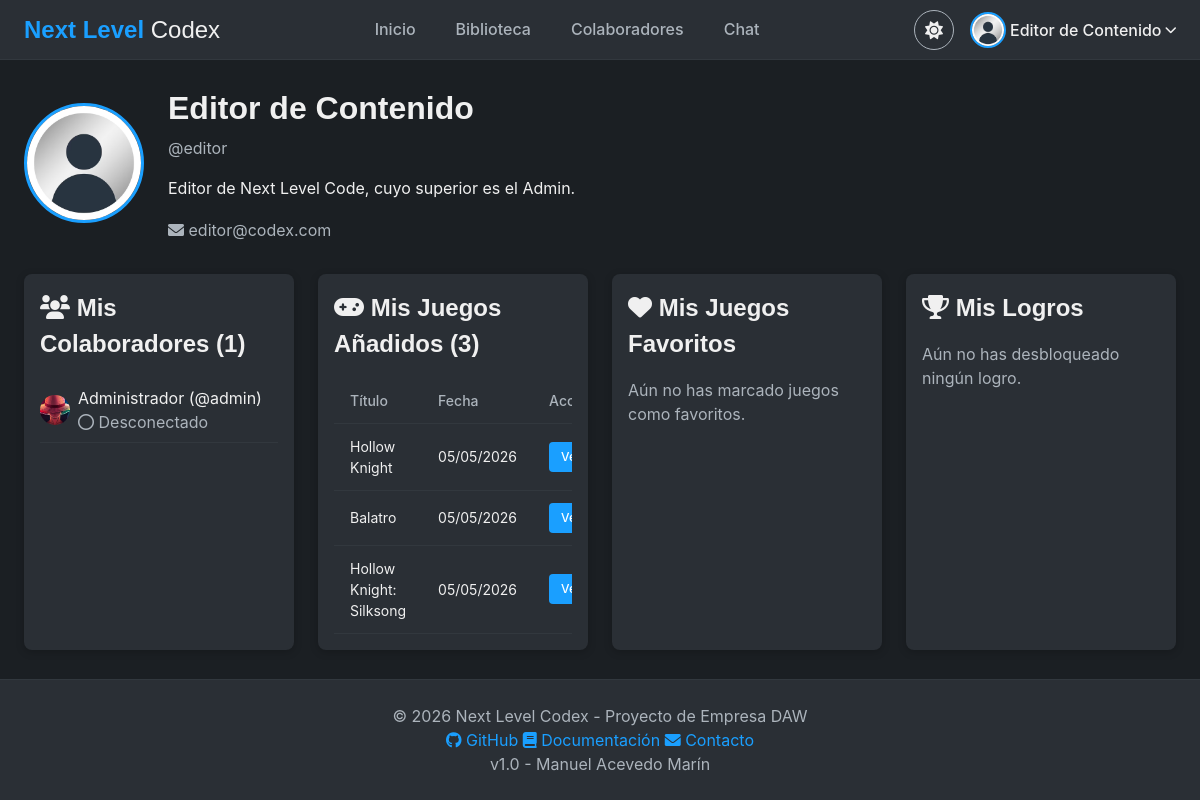
The page /vistas/perfil.php (signed in) on the database as committed earlier.
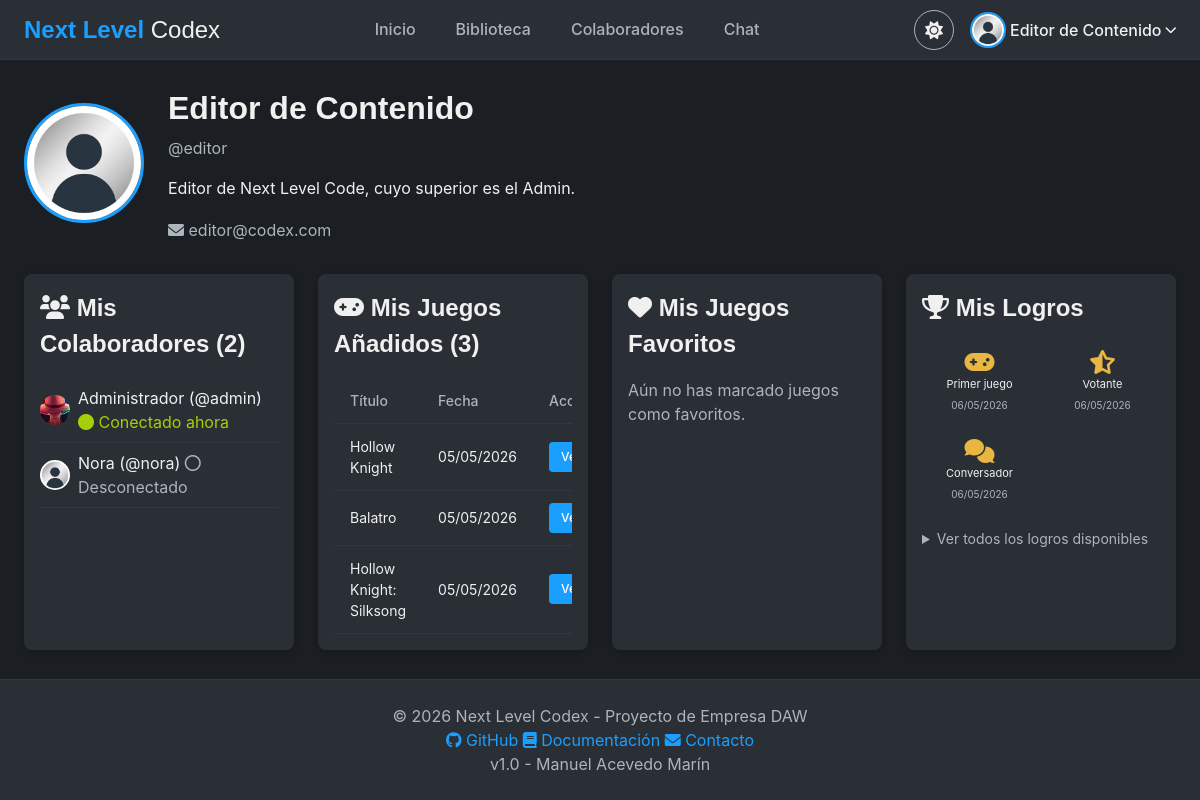
The same page on the database as committed later.
### tables this page shows
CREATE TABLE `usuarios` (
  `id` int(11) NOT NULL,
  `user` varchar(50) NOT NULL,
  `email` varchar(100) NOT NULL,
  `pass` varchar(255) NOT NULL,
  `nombre` varchar(100) NOT NULL,
  `level` int(11) NOT NULL DEFAULT 1 COMMENT '0=Admin, 1=Usuario normal',
  `amigos` text DEFAULT NULL,
  `ultima_conexion` datetime DEFAULT NULL,
  `conectado` int(11) DEFAULT 0,
  `ban_hasta` datetime DEFAULT NULL,
  `avatar` varchar(255) DEFAULT 'default.jpg' COMMENT 'Nombre del archivo de avatar',
  `bio` text DEFAULT NULL COMMENT 'Descripción del perfil',
  `idioma` varchar(5) DEFAULT 'es' COMMENT 'Idioma preferido (es / en)',
  `perfil_publico` tinyint(1) NOT NULL DEFAULT 0 COMMENT '1 = perfil visible para otros usuarios'
);

CREATE TABLE `juegos` (
  `id` int(11) NOT NULL,
  `titulo` varchar(150) NOT NULL,
  `desarrollador` varchar(100) DEFAULT NULL,
  `distribuidora` varchar(100) DEFAULT NULL,
  `fecha_lanzamiento` date DEFAULT NULL,
  `genero` varchar(50) DEFAULT NULL,
  `descripcion` text DEFAULT NULL,
  `portada` varchar(255) DEFAULT 'default_game.jpg',
  `mapa_imagen` varchar(255) DEFAULT NULL,
  `enlace_compra` varchar(500) DEFAULT NULL,
  `creador_id` int(11) NOT NULL,
  `fecha_creacion` datetime DEFAULT current_timestamp(),
  `tiene_items` tinyint(1) NOT NULL DEFAULT 0 COMMENT '1 = tiene elementos (armas, cartas...)',
  `nombre_items` varchar(50) DEFAULT 'Armas' COMMENT 'Nombre del tipo de elemento (Armas, Cartas, Hechizos...)',
  `tiene_personajes` tinyint(1) NOT NULL DEFAULT 0 COMMENT '1 = tiene personajes / NPCs',
  `tiene_mapa` tinyint(1) NOT NULL DEFAULT 0 COMMENT '1 = tiene mapa propio',
  `en_desarrollo` tinyint(1) NOT NULL DEFAULT 0,
  `trailer` varchar(500) DEFAULT NULL COMMENT 'Enlace al tráiler (YouTube, etc.)'
);

CREATE TABLE `logros_usuarios` (
  `id_usuario` int(11) NOT NULL,
  `id_logro` int(11) NOT NULL,
  `fecha_obtencion` datetime DEFAULT current_timestamp()
);

CREATE TABLE `logros` (
  `id` int(11) NOT NULL,
  `nombre` varchar(100) NOT NULL,
  `descripcion` varchar(255) NOT NULL,
  `icono` varchar(50) DEFAULT 'trophy',
  `criterio` varchar(255) NOT NULL COMMENT 'Descripción del requisito'
);

### vistas/perfil.php (the view, shortened to what the changed rows need)
<?php
include "../sec/sec.php";
$idioma = simplexml_load_file("../assets/locales/" . $_SESSION["idioma"] . ".xml");
$stmt = $db->prepare("SELECT id, user, nombre, email, avatar, bio, level, amigos, conectado FROM usuarios WHERE id = ?");
$stmt->bind_param("i", $_SESSION['id']);
$stmt->execute();
$usuario = $stmt->get_result()->fetch_assoc();
$colaboradores = [];
if (!empty($usuario['amigos'])) {
    $ids = array_filter(explode('#', $usuario['amigos']));
    if (count($ids) > 0) {
        $placeholders = implode(',', array_fill(0, count($ids), '?'));
        $stmt = $db->prepare("SELECT id, user, nombre, avatar, conectado FROM usuarios WHERE id IN ($placeholders)");
        $stmt->bind_param(str_repeat('i', count($ids)), ...$ids);
        $stmt->execute();
        $colaboradores = $stmt->get_result()->fetch_all(MYSQLI_ASSOC);
    }
}
$juegos = [];
if ($_SESSION['level'] <= 1) {
    $stmt = $db->prepare("SELECT id, titulo, fecha_creacion FROM juegos WHERE creador_id = ? ORDER BY fecha_creacion DESC");
    $stmt->bind_param("i", $_SESSION['id']);
    $stmt->execute();
    $juegos = $stmt->get_result()->fetch_all(MYSQLI_ASSOC);
}
include "../sec/header.php";
?>
<div class="main-container">
    <div class="perfil-header">
        <div class="perfil-info">
            <h1><?php echo htmlspecialchars($usuario['nombre']); ?></h1>
        </div>
    </div>
    <div class="perfil-secciones">
        <div class="card" style="flex: 1;">
            <div class="card-body">
                <h2><i class="fas fa-users"></i> <?= $idioma->palabras->perfil_misColaboradores ?>
                    (<?php echo count($colaboradores); ?>)</h2>
                <?php if (count($colaboradores) > 0): ?>
                    <div class="lista-colaboradores">
                        <?php foreach ($colaboradores as $col): ?>
                            <div class="colaborador-item">
                                <img src="../assets/img/avatars/<?php echo htmlspecialchars($col['avatar'] ?: 'default.jpg'); ?>"
                                    alt="Avatar" class="mini-avatar" onerror="this.src='../assets/img/avatars/default.jpg'">
                                <span>
                                    <?php echo htmlspecialchars($col['nombre']); ?>
                                    (@<?php echo htmlspecialchars($col['user']); ?>)
                                    <?php if ($col['conectado'] == 1): ?>
                                        <span style="color: var(--success);"><i class="fas fa-circle"></i>
                                            <?= $idioma->palabras->fecha7 ?></span>
                                    <?php else: ?>
                                        <span class="text-muted"><i class="far fa-circle"></i>
                                            <?= $idioma->palabras->perfil_desconectado ?></span>
                                    <?php endif; ?>
                                </span>
                            </div>
                        <?php endforeach; ?>
                    </div>
                <?php else: ?>
                    <p class="text-muted"><?= $idioma->palabras->perfil_sinColaboradores ?></p>
                <?php endif; ?>
            </div>
        </div>
        <?php if ($_SESSION['level'] <= 1): ?>
            <div class="card" style="flex: 1;">
                <div class="card-body">
                    <h2><i class="fas fa-gamepad"></i> <?= $idioma->palabras->perfil_misJuegos ?>
                        (<?php echo count($juegos); ?>)</h2>
                    <?php if (count($juegos) > 0): ?>
                        <div class="table-container">
                            <table class="table">
                                <thead>
                                    <tr>
                                        <th><?= $idioma->palabras->wiki_th1 ?></th>
                                        <th><?= $idioma->palabras->perfil_fecha ?></th>
                                        <th><?= $idioma->palabras->wiki_th5 ?></th>
                                    </tr>
                                </thead>
                                <tbody>
                                    <?php foreach ($juegos as $juego): ?>
                                        <tr>
                                            <td><?php echo htmlspecialchars($juego['titulo']); ?></td>
                                            <td><?php echo date('d/m/Y', strtotime($juego['fecha_creacion'])); ?></td>
                                            <td><a href="ficha_juego.php?id=<?php echo $juego['id']; ?>"
                                                    class="btn btn-sm btn-primary"><?= $idioma->palabras->perfil_ver ?></a></td>
                                        </tr>
                                    <?php endforeach; ?>
                                </tbody>
                            </table>
                        </div>
                    <?php else: ?>
                        <p class="text-muted"><?= $idioma->palabras->perfil_sinJuegos ?></p>
                    <?php endif; ?>
                </div>
            </div>
        <?php endif; ?>
        <div class="card" style="flex: 1;">
            <div class="card-body">
                <h2><i class="fas fa-heart"></i> <?= $idioma->palabras->perfil_misFavoritos ?></h2>
            </div>
        </div>
        <div class="card" style="flex: 1;">
            <div class="card-body">
                <h2><i class="fas fa-trophy"></i> <?= $idioma->palabras->perfil_misLogros ?></h2>
                <?php
                $stmtLogros = $db->prepare("SELECT l.id as id_logro, l.nombre, l.descripcion, l.icono, lu.fecha_obtencion
                            FROM logros_usuarios lu
                            JOIN logros l ON lu.id_logro = l.id
                            WHERE lu.id_usuario = ?
                            ORDER BY lu.fecha_obtencion DESC");
                $stmtLogros->bind_param("i", $_SESSION['id']);
                $stmtLogros->execute();
                $logrosObtenidos = $stmtLogros->get_result()->fetch_all(MYSQLI_ASSOC);
                if (count($logrosObtenidos) > 0): ?>
                    <div class="logros-grid"
                        style="display: grid; grid-template-columns: repeat(auto-fill, minmax(80px, 1fr)); gap: var(--spacing-sm); margin-top: var(--spacing-md);">
                        <?php foreach ($logrosObtenidos as $logro): ?>
                            <div class="logro-item" style="text-align: center; padding: var(--spacing-sm);"
                                title="<?= htmlspecialchars($logro['descripcion']) ?>">
                                <i class="fas fa-<?= htmlspecialchars($logro['icono']) ?>"
                                    style="font-size: 24px; color: var(--warning); display: block; margin-bottom: 4px;"></i>
                                <span style="font-size: 11px; display: block; line-height: 1.2;">
                                    <?= htmlspecialchars($logro['nombre']) ?>
                                </span>
                                <span style="font-size: 10px; color: var(--text-secondary);">
                                    <?= date('d/m/Y', strtotime($logro['fecha_obtencion'])) ?>
                                </span>
                            </div>
                        <?php endforeach; ?>
                    </div>
                    <details style="margin-top: var(--spacing-md);">
                        <summary style="cursor: pointer; color: var(--text-secondary); font-size: 14px;">
                            <?= $idioma->palabras->perfil_verLogros ?>
                        </summary>
                    </details>
                <?php else: ?>
                    <p class="text-muted"><?= $idioma->palabras->perfil_sinLogros ?></p>
                <?php endif; ?>
            </div>
        </div>
    </div>
</div>
<?php include "../sec/footer.php"; ?>

Rows that differ between the two databases and show on the page:
changed usuarios "Administrador": conectado 0 → 1 (drawn); perfil_desconectado "Desconectado" → (not shown)
added usuarios: avatar (placeholder picture), nombre "Nora", user "nora", perfil_desconectado "Desconectado"
added logros_usuarios: id_logro.nombre "Primer juego", fecha_obtencion "06/05/2026"
added logros_usuarios: id_logro.nombre "Votante", fecha_obtencion "06/05/2026"
added logros_usuarios: id_logro.nombre "Conversador", fecha_obtencion "06/05/2026"
Other text that changed with them:
count($colaboradores): "1" → "2"
$idioma->palabras->perfil_verLogros: (not shown) → "Ver todos los logros disponibles"
$idioma->palabras->perfil_sinLogros: "Aún no has desbloqueado ningún logro." → (not shown)
